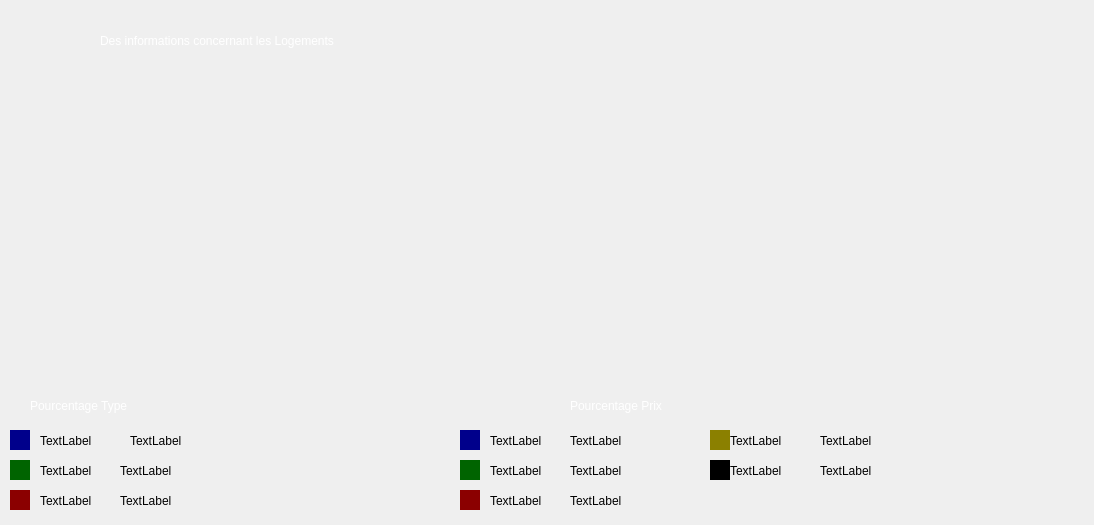
<?xml version="1.0" encoding="UTF-8"?>
<ui version="4.0">
 <class>statistique</class>
 <widget class="QDialog" name="statistique">
  <property name="geometry">
   <rect>
    <x>0</x>
    <y>0</y>
    <width>1094</width>
    <height>525</height>
   </rect>
  </property>
  <property name="windowTitle">
   <string>Dialog</string>
  </property>
  <widget class="QLabel" name="label">
   <property name="geometry">
    <rect>
     <x>570</x>
     <y>390</y>
     <width>171</width>
     <height>31</height>
    </rect>
   </property>
   <property name="styleSheet">
    <string notr="true">color: rgb(255, 255, 255);

font: italic 16pt &quot;Segoe UI&quot;;</string>
   </property>
   <property name="text">
    <string>Pourcentage Prix</string>
   </property>
  </widget>
  <widget class="QWidget" name="widget_2" native="true">
   <property name="geometry">
    <rect>
     <x>460</x>
     <y>430</y>
     <width>20</width>
     <height>20</height>
    </rect>
   </property>
   <property name="styleSheet">
    <string notr="true">background-color: #00008B;</string>
   </property>
  </widget>
  <widget class="QLabel" name="label_8">
   <property name="geometry">
    <rect>
     <x>100</x>
     <y>10</y>
     <width>761</width>
     <height>61</height>
    </rect>
   </property>
   <property name="styleSheet">
    <string notr="true">font: italic 30pt &quot;Segoe UI&quot;;
color: rgb(255, 255, 255);</string>
   </property>
   <property name="text">
    <string>Des informations concernant les Logements</string>
   </property>
  </widget>
  <widget class="QWidget" name="widget_4" native="true">
   <property name="geometry">
    <rect>
     <x>460</x>
     <y>460</y>
     <width>20</width>
     <height>20</height>
    </rect>
   </property>
   <property name="styleSheet">
    <string notr="true">background-color: 	#006400;</string>
   </property>
  </widget>
  <widget class="QLabel" name="label_2">
   <property name="geometry">
    <rect>
     <x>570</x>
     <y>430</y>
     <width>171</width>
     <height>21</height>
    </rect>
   </property>
   <property name="styleSheet">
    <string notr="true">font: italic 10pt &quot;Segoe UI&quot;;</string>
   </property>
   <property name="text">
    <string>TextLabel</string>
   </property>
  </widget>
  <widget class="QLabel" name="label_4">
   <property name="geometry">
    <rect>
     <x>570</x>
     <y>460</y>
     <width>171</width>
     <height>21</height>
    </rect>
   </property>
   <property name="styleSheet">
    <string notr="true">font: italic 10pt &quot;Segoe UI&quot;;</string>
   </property>
   <property name="text">
    <string>TextLabel</string>
   </property>
  </widget>
  <widget class="QLabel" name="label_3">
   <property name="geometry">
    <rect>
     <x>490</x>
     <y>430</y>
     <width>81</width>
     <height>21</height>
    </rect>
   </property>
   <property name="styleSheet">
    <string notr="true">font: italic 14pt &quot;Segoe UI&quot;;</string>
   </property>
   <property name="text">
    <string>TextLabel</string>
   </property>
  </widget>
  <widget class="QLabel" name="label_6">
   <property name="geometry">
    <rect>
     <x>490</x>
     <y>460</y>
     <width>91</width>
     <height>21</height>
    </rect>
   </property>
   <property name="styleSheet">
    <string notr="true">font: italic 14pt &quot;Segoe UI&quot;;</string>
   </property>
   <property name="text">
    <string>TextLabel</string>
   </property>
  </widget>
  <widget class="QWidget" name="widget_5" native="true">
   <property name="geometry">
    <rect>
     <x>460</x>
     <y>490</y>
     <width>20</width>
     <height>20</height>
    </rect>
   </property>
   <property name="styleSheet">
    <string notr="true">
background-color: #8B0000;</string>
   </property>
  </widget>
  <widget class="QWidget" name="widget_6" native="true">
   <property name="geometry">
    <rect>
     <x>710</x>
     <y>430</y>
     <width>20</width>
     <height>20</height>
    </rect>
   </property>
   <property name="styleSheet">
    <string notr="true">
background-color: #8B8000;</string>
   </property>
  </widget>
  <widget class="QWidget" name="widget_7" native="true">
   <property name="geometry">
    <rect>
     <x>710</x>
     <y>460</y>
     <width>20</width>
     <height>20</height>
    </rect>
   </property>
   <property name="styleSheet">
    <string notr="true">
background-color: #000000;</string>
   </property>
  </widget>
  <widget class="QLabel" name="label_7">
   <property name="geometry">
    <rect>
     <x>490</x>
     <y>490</y>
     <width>91</width>
     <height>21</height>
    </rect>
   </property>
   <property name="styleSheet">
    <string notr="true">font: italic 14pt &quot;Segoe UI&quot;;</string>
   </property>
   <property name="text">
    <string>TextLabel</string>
   </property>
  </widget>
  <widget class="QLabel" name="label_9">
   <property name="geometry">
    <rect>
     <x>730</x>
     <y>430</y>
     <width>91</width>
     <height>21</height>
    </rect>
   </property>
   <property name="styleSheet">
    <string notr="true">font: italic 14pt &quot;Segoe UI&quot;;</string>
   </property>
   <property name="text">
    <string>TextLabel</string>
   </property>
  </widget>
  <widget class="QLabel" name="label_10">
   <property name="geometry">
    <rect>
     <x>730</x>
     <y>460</y>
     <width>91</width>
     <height>21</height>
    </rect>
   </property>
   <property name="styleSheet">
    <string notr="true">font: italic 14pt &quot;Segoe UI&quot;;</string>
   </property>
   <property name="text">
    <string>TextLabel</string>
   </property>
  </widget>
  <widget class="QLabel" name="label_5">
   <property name="geometry">
    <rect>
     <x>570</x>
     <y>490</y>
     <width>171</width>
     <height>21</height>
    </rect>
   </property>
   <property name="styleSheet">
    <string notr="true">font: italic 10pt &quot;Segoe UI&quot;;</string>
   </property>
   <property name="text">
    <string>TextLabel</string>
   </property>
  </widget>
  <widget class="QLabel" name="label_11">
   <property name="geometry">
    <rect>
     <x>820</x>
     <y>430</y>
     <width>171</width>
     <height>21</height>
    </rect>
   </property>
   <property name="styleSheet">
    <string notr="true">font: italic 10pt &quot;Segoe UI&quot;;</string>
   </property>
   <property name="text">
    <string>TextLabel</string>
   </property>
  </widget>
  <widget class="QLabel" name="label_12">
   <property name="geometry">
    <rect>
     <x>820</x>
     <y>460</y>
     <width>171</width>
     <height>21</height>
    </rect>
   </property>
   <property name="styleSheet">
    <string notr="true">font: italic 10pt &quot;Segoe UI&quot;;</string>
   </property>
   <property name="text">
    <string>TextLabel</string>
   </property>
  </widget>
  <widget class="QLabel" name="label_14">
   <property name="geometry">
    <rect>
     <x>30</x>
     <y>390</y>
     <width>171</width>
     <height>31</height>
    </rect>
   </property>
   <property name="styleSheet">
    <string notr="true">color: rgb(255, 255, 255);

font: italic 16pt &quot;Segoe UI&quot;;</string>
   </property>
   <property name="text">
    <string>Pourcentage Type</string>
   </property>
  </widget>
  <widget class="QLabel" name="label_15">
   <property name="geometry">
    <rect>
     <x>40</x>
     <y>460</y>
     <width>91</width>
     <height>21</height>
    </rect>
   </property>
   <property name="styleSheet">
    <string notr="true">font: italic 14pt &quot;Segoe UI&quot;;</string>
   </property>
   <property name="text">
    <string>TextLabel</string>
   </property>
  </widget>
  <widget class="QWidget" name="widget_3" native="true">
   <property name="geometry">
    <rect>
     <x>10</x>
     <y>430</y>
     <width>20</width>
     <height>20</height>
    </rect>
   </property>
   <property name="styleSheet">
    <string notr="true">background-color: #00008B;</string>
   </property>
  </widget>
  <widget class="QLabel" name="label_17">
   <property name="geometry">
    <rect>
     <x>130</x>
     <y>430</y>
     <width>171</width>
     <height>21</height>
    </rect>
   </property>
   <property name="styleSheet">
    <string notr="true">font: italic 10pt &quot;Segoe UI&quot;;</string>
   </property>
   <property name="text">
    <string>TextLabel</string>
   </property>
  </widget>
  <widget class="QLabel" name="label_18">
   <property name="geometry">
    <rect>
     <x>40</x>
     <y>490</y>
     <width>91</width>
     <height>21</height>
    </rect>
   </property>
   <property name="styleSheet">
    <string notr="true">font: italic 14pt &quot;Segoe UI&quot;;</string>
   </property>
   <property name="text">
    <string>TextLabel</string>
   </property>
  </widget>
  <widget class="QLabel" name="label_19">
   <property name="geometry">
    <rect>
     <x>120</x>
     <y>490</y>
     <width>171</width>
     <height>21</height>
    </rect>
   </property>
   <property name="styleSheet">
    <string notr="true">font: italic 10pt &quot;Segoe UI&quot;;</string>
   </property>
   <property name="text">
    <string>TextLabel</string>
   </property>
  </widget>
  <widget class="QLabel" name="label_20">
   <property name="geometry">
    <rect>
     <x>120</x>
     <y>460</y>
     <width>171</width>
     <height>21</height>
    </rect>
   </property>
   <property name="styleSheet">
    <string notr="true">font: italic 10pt &quot;Segoe UI&quot;;</string>
   </property>
   <property name="text">
    <string>TextLabel</string>
   </property>
  </widget>
  <widget class="QWidget" name="widget_10" native="true">
   <property name="geometry">
    <rect>
     <x>10</x>
     <y>460</y>
     <width>20</width>
     <height>20</height>
    </rect>
   </property>
   <property name="styleSheet">
    <string notr="true">background-color: 	#006400;</string>
   </property>
  </widget>
  <widget class="QWidget" name="widget_11" native="true">
   <property name="geometry">
    <rect>
     <x>10</x>
     <y>490</y>
     <width>20</width>
     <height>20</height>
    </rect>
   </property>
   <property name="styleSheet">
    <string notr="true">
background-color: #8B0000;</string>
   </property>
  </widget>
  <widget class="QLabel" name="label_22">
   <property name="geometry">
    <rect>
     <x>40</x>
     <y>430</y>
     <width>81</width>
     <height>21</height>
    </rect>
   </property>
   <property name="styleSheet">
    <string notr="true">font: italic 14pt &quot;Segoe UI&quot;;</string>
   </property>
   <property name="text">
    <string>TextLabel</string>
   </property>
  </widget>
  <widget class="QLabel" name="stat_le">
   <property name="geometry">
    <rect>
     <x>0</x>
     <y>20</y>
     <width>1061</width>
     <height>501</height>
    </rect>
   </property>
   <property name="text">
    <string/>
   </property>
  </widget>
 </widget>
 <resources/>
 <connections/>
</ui>
